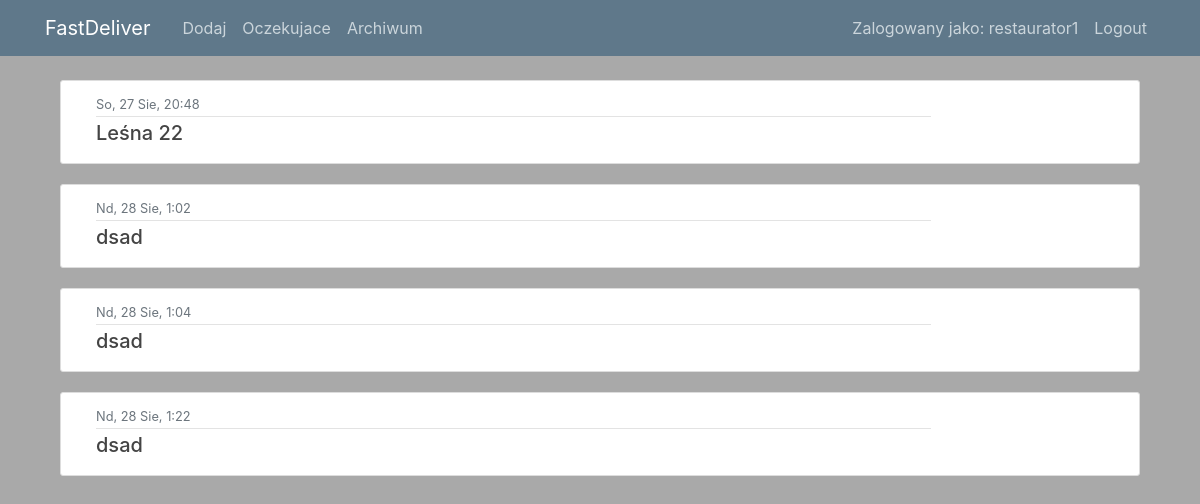
Page /post/zakonczone/ (signed in) on the earlier database version.
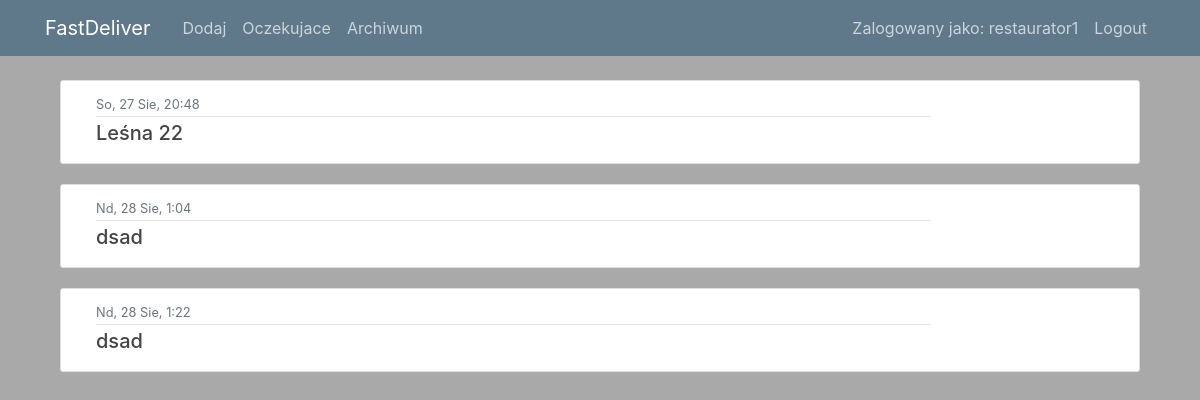
Same page on the later database version.
### posts/models.py (models this page shows, shortened)
class Post(models.Model):
    id = models.AutoField(primary_key=True)
    date = models.DateTimeField(default=timezone.now)
    no_of_likes = models.CharField(max_length=50, null = True, blank=True)
    adres = models.CharField(max_length=50, null = False)
    nr_domu = models.CharField(max_length=4, null = False, blank=True)
    choose_payment = (
        ('karta','Karta'),
        ('gotowka','Gotowka'),
        ('zaplacone','Zaplacone')
    )
    płatność = models.CharField(max_length=10, choices=choose_payment, default='zaplacone')
    kwota = models.CharField(max_length=5, null = False)
    telefon = models.CharField(max_length=13, null = False)
    komentarz = models.CharField(max_length=200, null=True, blank=True)
    choose_platform = (
        ('uber','Uber'),
        ('rest','Rest'),
        ('glovo','Glovo'),
        ('tel','Tel')
    )
    platforma = models.CharField(max_length=5, choices=choose_platform, default='glovo')
    oczekujace = models.BooleanField(default=True)
    trasa = models.BooleanField(default=False)
    zakonczone = models.BooleanField(default=False)
    class Meta:
        ordering = ['date']

### posts/views.py (the view)
# urls.py: path('post/zakonczone/', PostListView_zakonczone.as_view(), name='posts-zakonczone'),
class PostListView_zakonczone(LoginRequiredMixin, ListView):
    model = Post
    template_name = 'posts/zakonczone.html'  # <posts>/<model>_<viewtype>.html
    login_url = '/login/'
    context_object_name = 'posts'

### posts/templates/posts/zakonczone.html
{% extends "posts/base.html" %}
{% load static %}
{% block content %}
    {% for post in posts %}
    {% if post.zakonczone %}
        <article class="media content-section">
          <div class="col-sm-10">
            <div class="article-metadata">
              <small class="text-muted">{{ post.date|date:"D, d M, G:i" }}</small>
            </div>
            <h5><a class="article-title" href="{% url 'post-detail' post.id %}">{{ post.adres }}</a> </h5>
          </div>
        </article>
    {% endif %}
    {% endfor %}
{% endblock content %}

Differences in the rows shown:
removed Post: date "Nd, 28 Sie, 1:02", adres "dsad"
